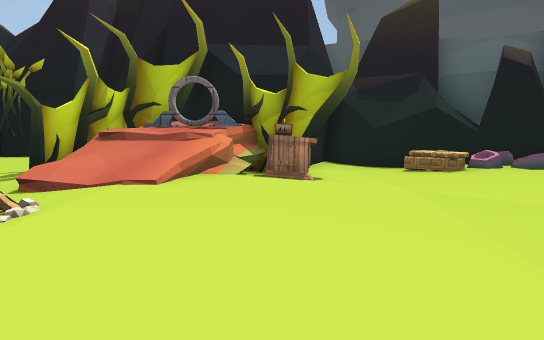
view 1 (above)

16 first-person views from a walk through a Unity game level. The camera is 1.3 m above the floor, tilts 6° down and sees 75° across. Doors are open. The floor is counted in squares, 2 m on a side. Each view is taken from the middle of a square. On the plan, view 1 faces up. The plan holds only what a view shows up to about 10 squares ahead; the rest is blank. The place goes on beyond the plan. The player character is not drawn. Some surface patterns are stand-ins.

view 2
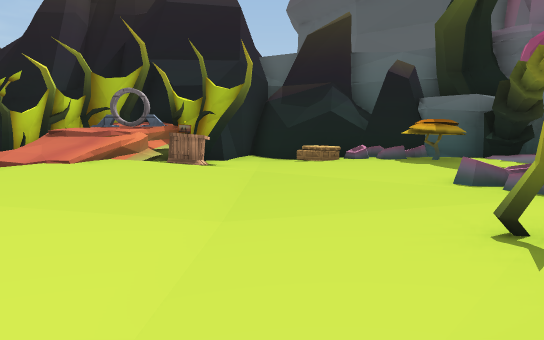

view 3
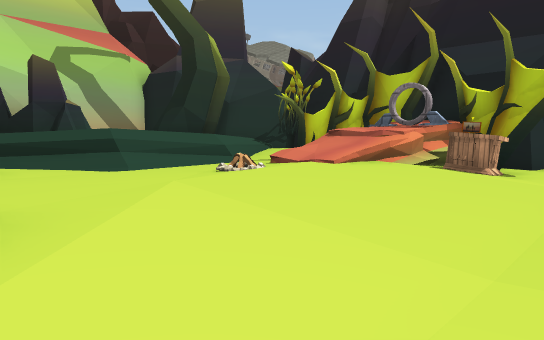

view 4
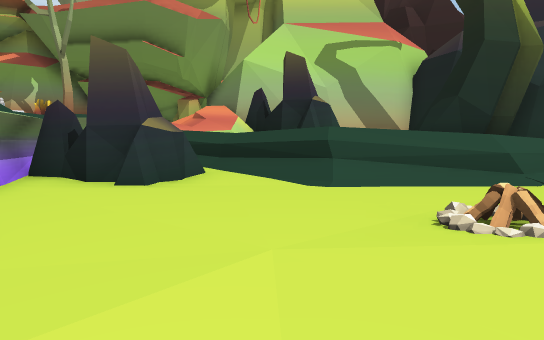

view 5
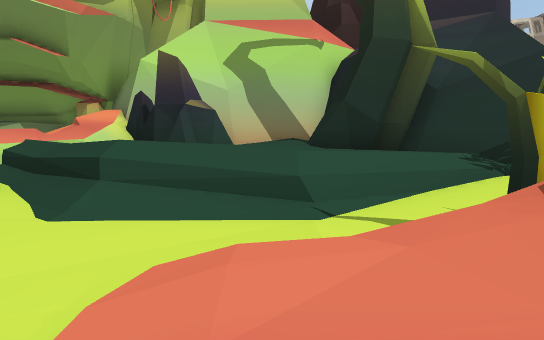

view 6
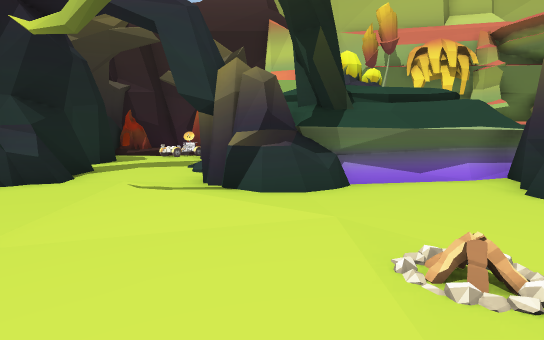

view 7
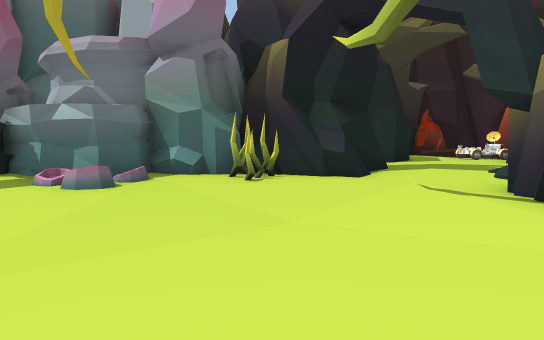

view 8
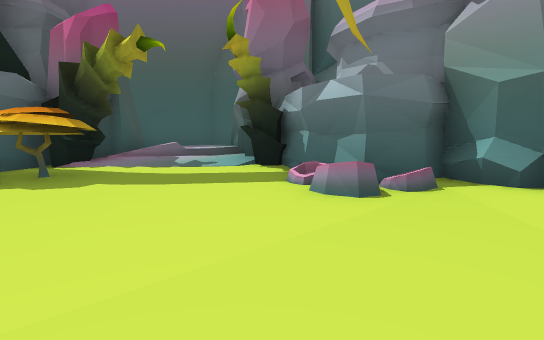

view 9
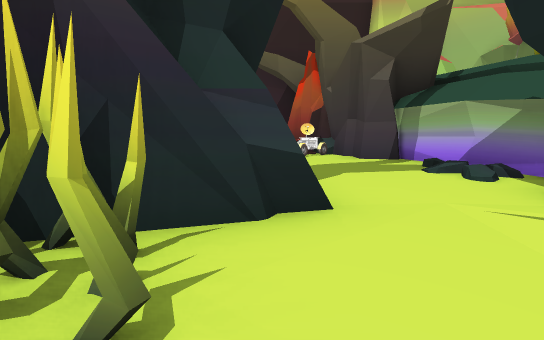

view 10
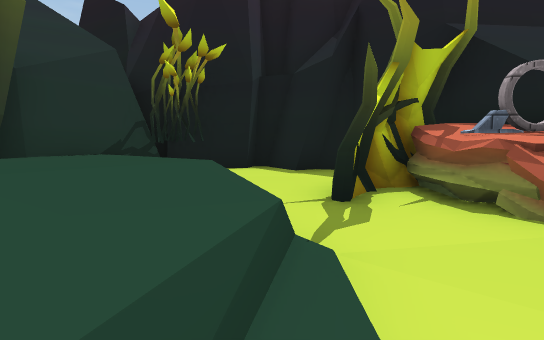

view 11
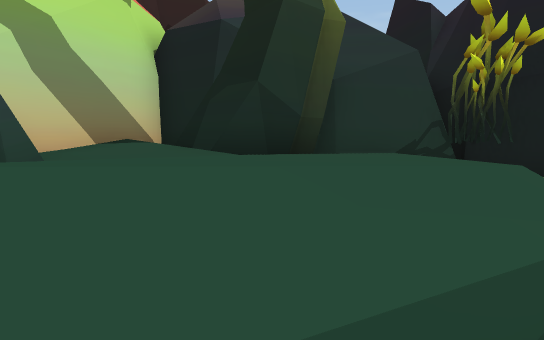

view 12
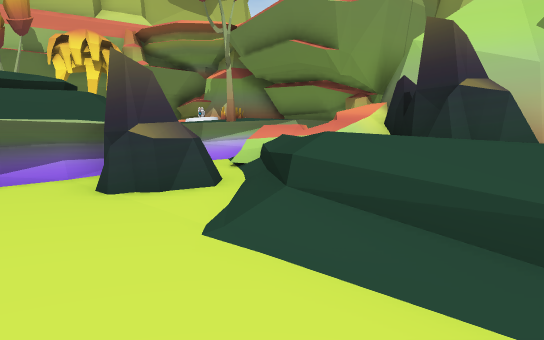

view 13
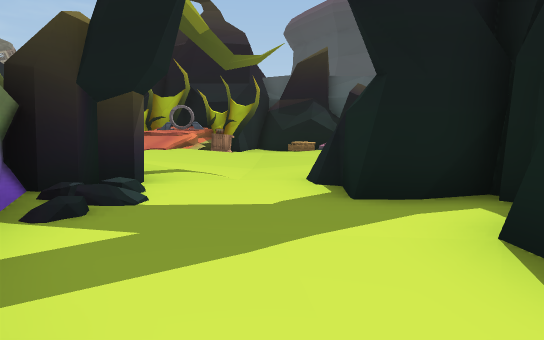

view 14
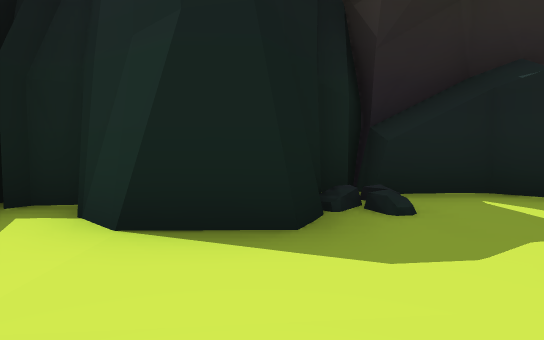

view 15
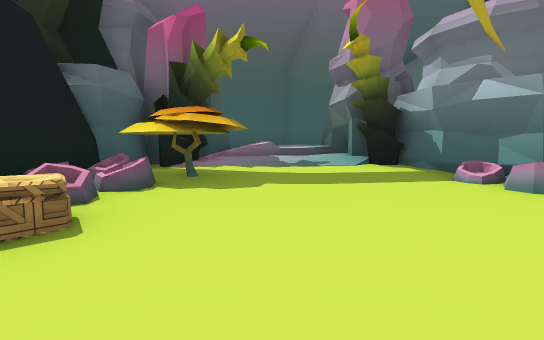

view 16
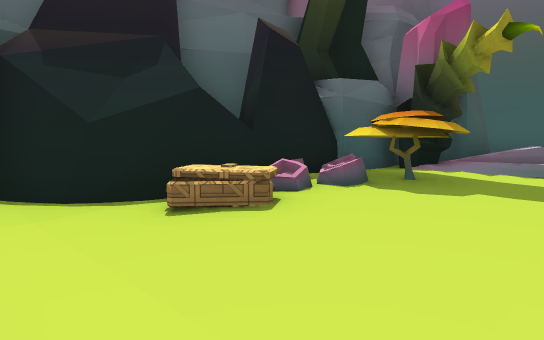

### Floor plan
Key: @ floor where view 1 was taken; # wall or solid block; . main floor; : floor 0.25 m higher than the main floor; - floor 0.25 m lower than the main floor; + floor 0.5 m higher than the main floor; / step, stairs or slope; = window, fence, low wall or low ledge; ^ raised ledge; O other object.
Columns run from 10 left of view 1 to 11 right of it. Each row starts with its distance up from view 1.
 10   ######   ##
  9   #.... ########
  8  ##^...####--#######
  7  #^^..##OOO--O^#O#O###
  6  #^^^.//#=#O-..OO./OO#
  5 #^^^^/-/=/ .-.....:+ #
  4 ^^^^^^.////.......:###
  3 OO ^^^./:://-../.O##
  2 OO  ^/-.O://-/O####
  1 OO ^^/-.../--///#
  0 ^^^^/--...@/-.O##
 -1 ^^^OO#../O./..##
 -2 ^^^OO--####..###
 -3  =########...###
 -4 ####     ##/...#
 -5           #...##
 -6           #...##
 -7           ##..=##
 -8            #=..#
 -9            #OO.#

Positions as (right, up) in squares from view 1, and headings:
1: (0, 0), facing up
2: (2, -2), facing up
3: (2, -1), facing up-left
4: (0, 1), facing left
5: (-1, 4), facing left
6: (-1, 4), facing down
7: (-1, 4), facing down-right
8: (1, 3), facing right
9: (3, 1), facing down
10: (-5, 2), facing up
11: (-5, 2), facing up-left
12: (-3, 4), facing down-left
13: (2, -7), facing up
14: (1, -6), facing right
15: (1, 5), facing right
16: (1, 4), facing up-right
